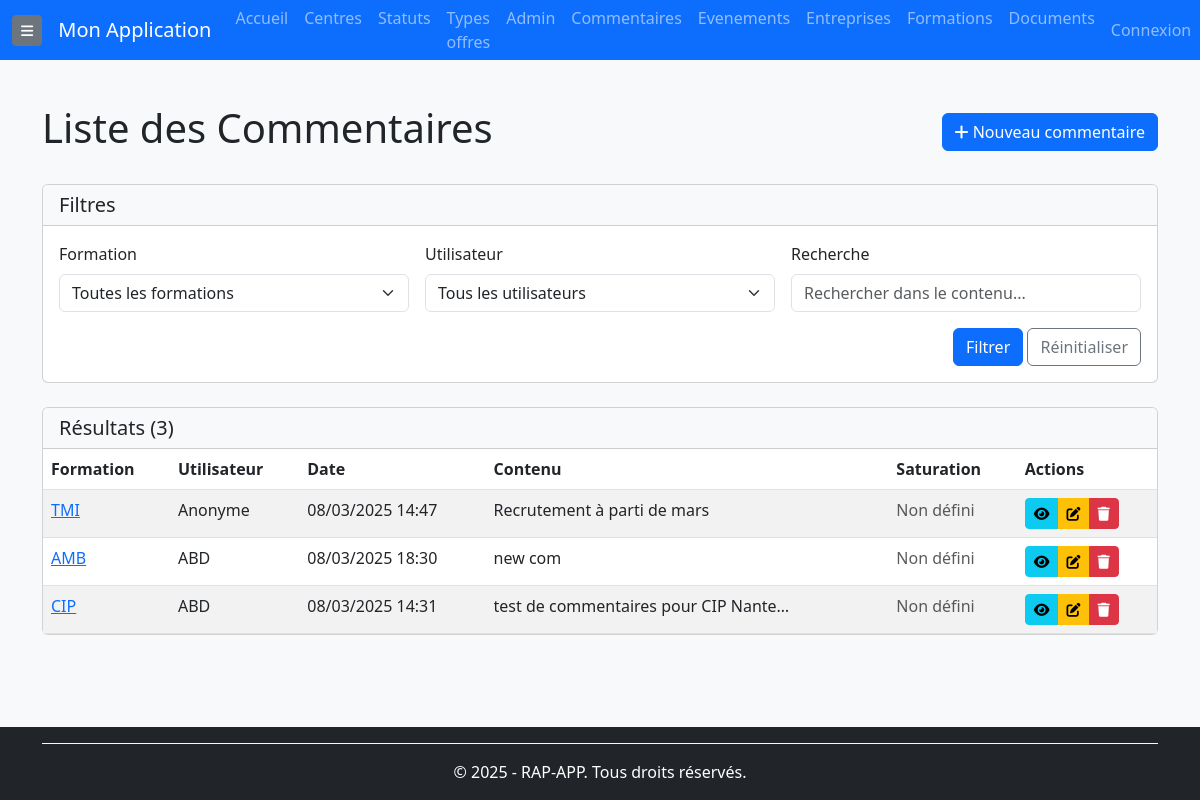
The page /commentaires/ (signed in) on the database as committed earlier.
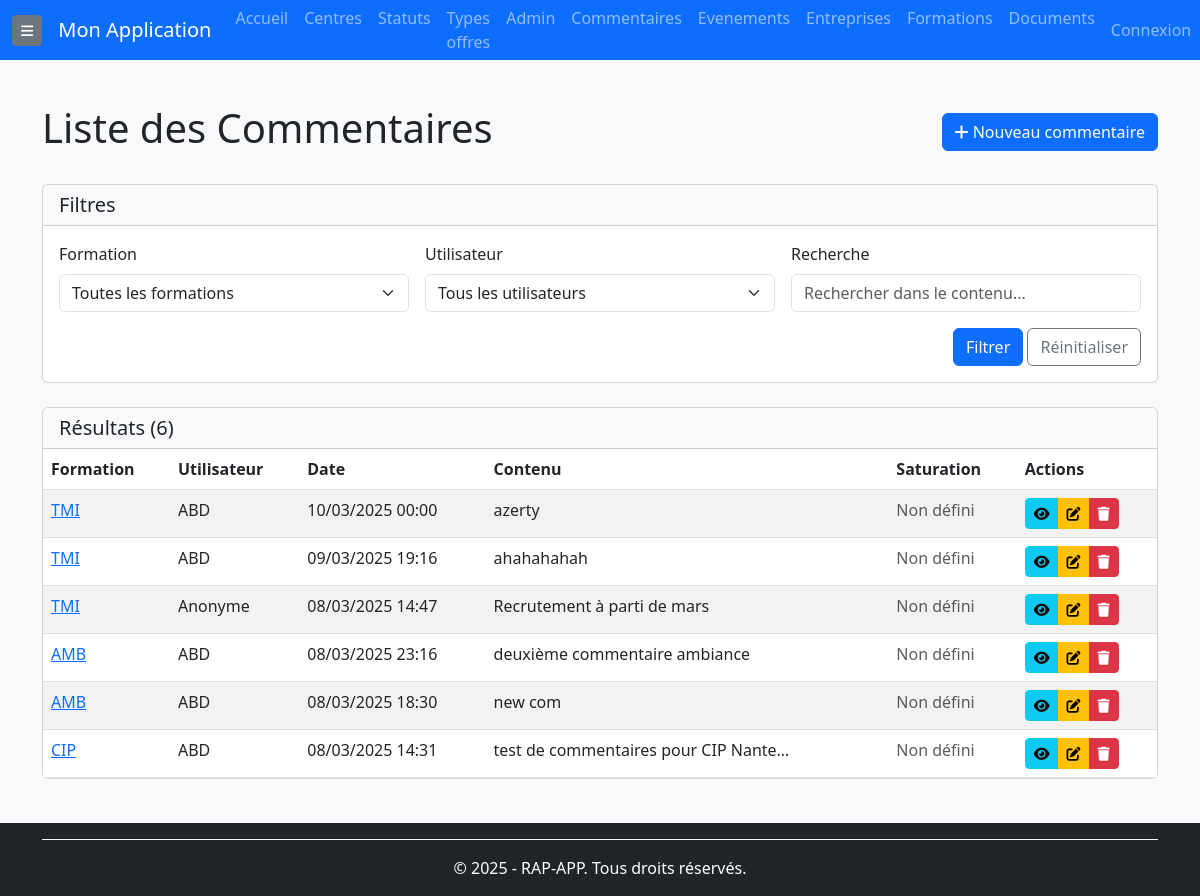
The same page on the database as committed later.
### rap_app/models/commentaires.py (models this page shows, shortened)
class Commentaire(BaseModel):
    formation = models.ForeignKey(Formation, on_delete=models.CASCADE, related_name="commentaires", verbose_name="Formation")
    utilisateur = models.ForeignKey(User, on_delete=models.CASCADE, blank=True, null=True, related_name="commentaires", verbose_name="Utilisateur associé")
    contenu = models.TextField(verbose_name="Contenu du commentaire")
    saturation = models.PositiveIntegerField(null=True, blank=True,verbose_name="Niveau de saturation (%)")
    class Meta:
        verbose_name = "Commentaire"
        verbose_name_plural = "Commentaires"
        ordering = ['formation', '-created_at']
        indexes = [
            models.Index(fields=['created_at']),
            models.Index(fields=['formation']),
        ]

### rap_app/models/formations.py (models this page shows, shortened)
class Formation(BaseModel):
    nom = models.CharField(max_length=255, verbose_name="Nom de la formation")
    centre = models.ForeignKey(Centre, on_delete=models.CASCADE, related_name='formations', verbose_name="Centre de formation")
    type_offre = models.ForeignKey(TypeOffre, on_delete=models.CASCADE, related_name="formations", verbose_name="Type d'offre")
    statut = models.ForeignKey(Statut, on_delete=models.CASCADE, related_name="formations", verbose_name="Statut de la formation")
    start_date = models.DateField(null=True, blank=True, verbose_name="Date de début")
    end_date = models.DateField(null=True, blank=True, verbose_name="Date de fin")
    num_kairos = models.CharField(max_length=50, null=True, blank=True, verbose_name="Numéro Kairos")
    num_offre = models.CharField(max_length=50, null=True, blank=True, verbose_name="Numéro de l'offre")
    num_produit = models.CharField(max_length=50, null=True, blank=True, verbose_name="Numéro du produit")
    prevus_crif = models.PositiveIntegerField(default=0, verbose_name="Places prévues CRIF")
    prevus_mp = models.PositiveIntegerField(default=0, verbose_name="Places prévues MP")
    inscrits_crif = models.PositiveIntegerField(default=0, verbose_name="Inscrits CRIF")
    inscrits_mp = models.PositiveIntegerField(default=0, verbose_name="Inscrits MP")
    assistante = models.CharField(max_length=255, null=True, blank=True, verbose_name="Assistante")
    cap = models.PositiveIntegerField(null=True, blank=True, verbose_name="Capacité maximale")
    convocation_envoie = models.BooleanField(default=False, verbose_name="Convocation envoyée")
    entresformation = models.PositiveIntegerField(default=0, verbose_name="Entrées en formation")
    nombre_candidats = models.PositiveIntegerField(default=0, verbose_name="Nombre de candidats")
    nombre_entretiens = models.PositiveIntegerField(default=0, verbose_name="Nombre d'entretiens")
    nombre_evenements = models.PositiveIntegerField(default=0, verbose_name="Nombre d'événements")
    dernier_commentaire = models.TextField(null=True, blank=True, verbose_name="Dernier commentaire")
    entreprises = models.ManyToManyField(Entreprise, related_name="formations", verbose_name="Partenaires", blank=True)
    utilisateur = models.ForeignKey(User, on_delete=models.SET_NULL, null=True, blank=True,related_name="formations_creees",verbose_name="Créé par" )
    objects = FormationManager()
    class Meta:
        verbose_name = "Formation"
        verbose_name_plural = "Formations"
        ordering = ['-start_date', 'nom']
        indexes = [
            models.Index(fields=['start_date']),
            models.Index(fields=['end_date']),
            models.Index(fields=['nom']),
        ]

### rap_app/views/commentaires_views.py (the view)
# urls.py: path('commentaires/', commentaires_views.CommentaireListView.as_view(), name='commentaire-list'),
class CommentaireListView(BaseListView):
    model = Commentaire
    context_object_name = 'commentaires'
    template_name = 'commentaires/commentaire_list.html'
    def get_queryset(self):
        queryset = super().get_queryset().select_related('formation', 'utilisateur')
        formation_id = self.request.GET.get('formation')
        if formation_id:
            queryset = queryset.filter(formation_id=formation_id)
        utilisateur_id = self.request.GET.get('utilisateur')
        if utilisateur_id:
            queryset = queryset.filter(utilisateur_id=utilisateur_id)
        q = self.request.GET.get('q')
        if q:
            queryset = queryset.filter(contenu__icontains=q)
        return queryset
    def get_context_data(self, **kwargs):
        context = super().get_context_data(**kwargs)
        context['filters'] = {
            'formation': self.request.GET.get('formation', ''),
            'utilisateur': self.request.GET.get('utilisateur', ''),
            'q': self.request.GET.get('q', ''),
        }
        context['formations'] = Formation.objects.all()
        return context

### rap_app/templates/commentaires/commentaire_list.html (shortened to what this page needs)
{% extends 'base.html' %}
{% load static %}
{% block content %}
<div class="container mt-4">
    <div class="d-flex justify-content-between align-items-center mb-4">
        <h1>Liste des Commentaires</h1>
        <a href="{% url 'commentaire-create' %}" class="btn btn-primary">
            <i class="fas fa-plus"></i> Nouveau commentaire
        </a>
    </div>
    <div class="card mb-4">
        <div class="card-header bg-light">
            <h5 class="mb-0">Filtres</h5>
        </div>
        <div class="card-body">
            <form method="get" class="row g-3">
                <div class="col-md-4">
                    <label for="formation" class="form-label">Formation</label>
                    <select name="formation" id="formation" class="form-select">
                        <option value="">Toutes les formations</option>
                    </select>
                </div>
                <div class="col-md-4">
                    <label for="utilisateur" class="form-label">Utilisateur</label>
                    <select name="utilisateur" id="utilisateur" class="form-select">
                        <option value="">Tous les utilisateurs</option>
                    </select>
                </div>
                <div class="col-md-4">
                    <label for="q" class="form-label">Recherche</label>
                    <input type="text" class="form-control" id="q" name="q" value="{{ filters.q }}" placeholder="Rechercher dans le contenu...">
                </div>
                <div class="col-12 text-end">
                    <button type="submit" class="btn btn-primary">Filtrer</button>
                    <a href="{% url 'commentaire-list' %}" class="btn btn-outline-secondary">Réinitialiser</a>
                </div>
            </form>
        </div>
    </div>
    <div class="card">
        <div class="card-header bg-light">
            <div class="d-flex justify-content-between align-items-center">
                <h5 class="mb-0">Résultats ({{ commentaires|length }})</h5>
            </div>
        </div>
        <div class="card-body p-0">
            {% if commentaires %}
                <div class="table-responsive">
                    <table class="table table-hover table-striped mb-0">
                        <thead>
                            <tr>
                                <th>Formation</th>
                                <th>Utilisateur</th>
                                <th>Date</th>
                                <th>Contenu</th>
                                <th>Saturation</th>
                                <th>Actions</th>
                            </tr>
                        </thead>
                        <tbody>
                            {% for commentaire in commentaires %}
                                <tr>
                                    <td>
                                        <a href="{% url 'formation-detail' commentaire.formation.id %}">
                                            {{ commentaire.formation.nom }}
                                        </a>
                                    </td>
                                    <td>{{ commentaire.utilisateur.username|default:"Anonyme" }}</td>
                                    <td>{{ commentaire.created_at|date:"d/m/Y H:i" }}</td>
                                    <td>
                                        <div class="text-truncate" style="max-width: 300px;">
                                            {{ commentaire.contenu }}
                                        </div>
                                    </td>
                                    <td>
                                        {% if commentaire.saturation %}
                                            <div class="progress" style="height: 20px;">
                                                <div class="progress-bar
                                                    {% if commentaire.saturation >= 80 %}bg-success
                                                    {% elif commentaire.saturation >= 50 %}bg-info
                                                    {% else %}bg-warning{% endif %}"
                                                    role="progressbar"
                                                    style="width: {{ commentaire.saturation }}%;"
                                                    aria-valuenow="{{ commentaire.saturation }}"
                                                    aria-valuemin="0"
                                                    aria-valuemax="100">
                                                    {{ commentaire.saturation }}%
                                                </div>
                                            </div>
                                        {% else %}
                                            <span class="text-muted">Non défini</span>
                                        {% endif %}
                                    </td>
                                    <td>
                                        <div class="btn-group btn-group-sm">
                                            <a href="{% url 'commentaire-detail' commentaire.id %}" class="btn btn-info" title="Détails">
                                                <i class="fas fa-eye"></i>
                                            </a>
                                            <a href="{% url 'commentaire-update' commentaire.id %}" class="btn btn-warning" title="Modifier">
                                                <i class="fas fa-edit"></i>
                                            </a>
                                            <a href="{% url 'commentaire-delete' commentaire.id %}" class="btn btn-danger" title="Supprimer">
                                                <i class="fas fa-trash"></i>
                                            </a>
                                        </div>
                                    </td>
                                </tr>
                            {% endfor %}
                        </tbody>
                    </table>
                </div>
            {% else %}
                <div class="text-center py-4">
                    <p class="text-muted">Aucun commentaire trouvé.</p>
                </div>
            {% endif %}
        </div>
    </div>
</div>
{% endblock %}

### rap_app/templates/base.html (shortened to what this page needs)
<!DOCTYPE html>
<html lang="fr">
<head>
    <link href="https://cdn.jsdelivr.net/npm/bootstrap@5.3.0/dist/css/bootstrap.min.css" rel="stylesheet">
    <link href="https://cdnjs.cloudflare.com/ajax/libs/font-awesome/6.0.0-beta3/css/all.min.css" rel="stylesheet">
</head>
<body>
    {% include "composants/navbar.html" %}
    <main class="main-content">
        {% block content %}{% endblock %}
    </main>
    {% include "composants/footer.html" %}
</body>
</html>

### rap_app/templates/composants/navbar.html (shortened to what this page needs)
<nav class="navbar navbar-expand-lg navbar-dark bg-primary">
    <div class="container-fluid">
        <button class="btn btn-sm btn-secondary me-3" id="sidebarToggle" onclick="toggleSidebar()">
            <i class="fas fa-bars"></i>
        </button>
        <a class="navbar-brand" href="{% url 'home' %}">Mon Application</a>
        <div class="collapse navbar-collapse" id="navbarNav">
            <ul class="navbar-nav me-auto">
                <li class="nav-item">
                    <a class="nav-link" href="{% url 'home' %}">Accueil</a>
                </li>
                <li class="nav-item">
                    <a class="nav-link" href="{% url 'centre-list' %}">Centres</a>
                </li>
                <li class="nav-item">
                    <a class="nav-link" href="{% url 'statut-list' %}">Statuts</a>
                </li>
                <li class="nav-item">
                    <a class="nav-link" href="{% url 'type-offre-list' %}">Types offres</a>
                </li>
                <li class="nav-item">
                    <a class="nav-link" href="{% url 'admin:index' %}">Admin</a>
                </li>
                <li class="nav-item">
                    <a class="nav-link" href="{% url 'commentaire-list' %}">Commentaires</a>
                </li>
                <li class="nav-item">
                    <a class="nav-link" href="{% url 'evenement-list' %}">Evenements</a>
                </li>
                <li class="nav-item">
                    <a class="nav-link" href="{% url 'entreprise-list' %}">Entreprises</a>
                </li>
                <li class="nav-item">
                    <a class="nav-link" href="{% url 'formation-list' %}">Formations</a>
                </li>
                <li class="nav-item">
                    <a class="nav-link" href="{% url 'document-list' %}">Documents</a>
                </li>
            </ul>
            <ul class="navbar-nav ms-auto">
                <li class="nav-item">
                    <a class="nav-link" href="#">Connexion</a>
                </li>
            </ul>
        </div>
    </div>
</nav>

### rap_app/templates/composants/footer.html
<footer class="bg-dark text-white mt-4">
    <div class="container py-3">
        <div class="text-center pt-3 border-top border-light">
            <p class="mb-0 text-white">&copy; 2025 - RAP-APP. Tous droits réservés.</p>
        </div>
    </div>
</footer>

### rap_app/templates/base.html (style rules this page uses)
body { background-color: #f8f9fa; display: flex; flex-direction: column; min-height: 100vh; }
.main-content { margin-left: 0; margin-top: 60px; padding: 20px; transition: margin-left 0.3s; flex: 1; }
.navbar { position: fixed; top: 0; left: 0; right: 0; z-index: 101; height: 60px; }
footer { flex-shrink: 0; }

Rows that differ between the two databases and show on the page:
added Commentaire: formation.nom "TMI", utilisateur.username "ABD", created_at "10/03/2025 00:00", contenu "azerty", shows "Non défini"
added Commentaire: formation.nom "TMI", utilisateur.username "ABD", created_at "09/03/2025 19:16", contenu "ahahahahah", shows "Non défini"
added Commentaire: formation.nom "AMB", utilisateur.username "ABD", created_at "08/03/2025 23:16", contenu "deuxième commentaire ambiance", shows "Non défini"
Other text that changed with them:
{{ commentaires|length }}: "3" → "6"
